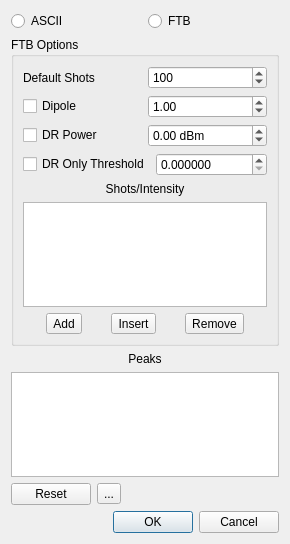
<?xml version="1.0" encoding="UTF-8"?>
<ui version="4.0">
 <class>PeakListExportDialog</class>
 <widget class="QDialog" name="PeakListExportDialog">
  <property name="geometry">
   <rect>
    <x>0</x>
    <y>0</y>
    <width>242</width>
    <height>544</height>
   </rect>
  </property>
  <property name="windowTitle">
   <string>Export Peak List</string>
  </property>
  <property name="windowIcon">
   <iconset resource="resources.qrc">
    <normaloff>:/icons/bc_logo_small.png</normaloff>:/icons/bc_logo_small.png</iconset>
  </property>
  <layout class="QVBoxLayout" name="verticalLayout_2">
   <item>
    <layout class="QHBoxLayout" name="horizontalLayout">
     <item>
      <widget class="QRadioButton" name="asciiRadioButton">
       <property name="text">
        <string>ASCII</string>
       </property>
      </widget>
     </item>
     <item>
      <widget class="QRadioButton" name="ftbRadioButton">
       <property name="text">
        <string>FTB</string>
       </property>
      </widget>
     </item>
    </layout>
   </item>
   <item>
    <widget class="QGroupBox" name="ftbOptionsBox">
     <property name="title">
      <string>FTB Options</string>
     </property>
     <layout class="QVBoxLayout" name="verticalLayout">
      <item>
       <layout class="QHBoxLayout" name="horizontalLayout_6">
        <item>
         <widget class="QLabel" name="label_3">
          <property name="text">
           <string>Default Shots</string>
          </property>
         </widget>
        </item>
        <item>
         <widget class="QSpinBox" name="defaultShotsSpinBox">
          <property name="toolTip">
           <string>&lt;html&gt;&lt;head/&gt;&lt;body&gt;&lt;p&gt;The number of shots to place into the ftb file for strong lines.&lt;/p&gt;&lt;p&gt;For weak lines, use the table below to set intensity thresholds for more shots.&lt;/p&gt;&lt;/body&gt;&lt;/html&gt;</string>
          </property>
          <property name="minimum">
           <number>1</number>
          </property>
          <property name="maximum">
           <number>100000000</number>
          </property>
          <property name="singleStep">
           <number>20</number>
          </property>
          <property name="value">
           <number>100</number>
          </property>
         </widget>
        </item>
       </layout>
      </item>
      <item>
       <layout class="QHBoxLayout" name="horizontalLayout_2">
        <item>
         <widget class="QCheckBox" name="dipoleCheckBox">
          <property name="text">
           <string>Dipole</string>
          </property>
         </widget>
        </item>
        <item>
         <widget class="QDoubleSpinBox" name="dipoleDoubleSpinBox">
          <property name="minimum">
           <double>0.010000000000000</double>
          </property>
          <property name="maximum">
           <double>10.000000000000000</double>
          </property>
          <property name="singleStep">
           <double>0.500000000000000</double>
          </property>
          <property name="value">
           <double>1.000000000000000</double>
          </property>
         </widget>
        </item>
       </layout>
      </item>
      <item>
       <layout class="QHBoxLayout" name="horizontalLayout_7">
        <item>
         <widget class="QCheckBox" name="drPowerCheckBox">
          <property name="text">
           <string>DR Power</string>
          </property>
         </widget>
        </item>
        <item>
         <widget class="QDoubleSpinBox" name="drPowerDoubleSpinBox">
          <property name="suffix">
           <string> dBm</string>
          </property>
          <property name="minimum">
           <double>-100.000000000000000</double>
          </property>
          <property name="maximum">
           <double>100.000000000000000</double>
          </property>
         </widget>
        </item>
       </layout>
      </item>
      <item>
       <layout class="QHBoxLayout" name="horizontalLayout_3">
        <item>
         <widget class="QCheckBox" name="drOnlyCheckBox">
          <property name="text">
           <string>DR Only Threshold</string>
          </property>
         </widget>
        </item>
        <item>
         <widget class="QDoubleSpinBox" name="drOnlyThreshSpinBox">
          <property name="decimals">
           <number>6</number>
          </property>
          <property name="maximum">
           <double>100000.000000000000000</double>
          </property>
         </widget>
        </item>
       </layout>
      </item>
      <item>
       <widget class="QLabel" name="label">
        <property name="text">
         <string>Shots/Intensity</string>
        </property>
        <property name="alignment">
         <set>Qt::AlignCenter</set>
        </property>
       </widget>
      </item>
      <item>
       <widget class="QTableView" name="shotsTableView">
        <property name="alternatingRowColors">
         <bool>true</bool>
        </property>
        <attribute name="verticalHeaderVisible">
         <bool>false</bool>
        </attribute>
       </widget>
      </item>
      <item>
       <layout class="QHBoxLayout" name="horizontalLayout_5">
        <item>
         <widget class="QToolButton" name="addShotButton">
          <property name="text">
           <string>Add</string>
          </property>
          <property name="icon">
           <iconset resource="resources.qrc">
            <normaloff>:/icons/plus.svg</normaloff>:/icons/plus.svg</iconset>
          </property>
          <property name="toolButtonStyle">
           <enum>Qt::ToolButtonTextBesideIcon</enum>
          </property>
         </widget>
        </item>
        <item>
         <widget class="QToolButton" name="insertShotButton">
          <property name="text">
           <string>Insert</string>
          </property>
          <property name="icon">
           <iconset resource="resources.qrc">
            <normaloff>:/icons/go-last.svg</normaloff>:/icons/go-last.svg</iconset>
          </property>
          <property name="toolButtonStyle">
           <enum>Qt::ToolButtonTextBesideIcon</enum>
          </property>
         </widget>
        </item>
        <item>
         <widget class="QToolButton" name="removeShotButton">
          <property name="text">
           <string>Remove</string>
          </property>
          <property name="icon">
           <iconset resource="resources.qrc">
            <normaloff>:/icons/minus.svg</normaloff>:/icons/minus.svg</iconset>
          </property>
          <property name="toolButtonStyle">
           <enum>Qt::ToolButtonTextBesideIcon</enum>
          </property>
         </widget>
        </item>
       </layout>
      </item>
     </layout>
     <zorder>label</zorder>
     <zorder>shotsTableView</zorder>
     <zorder>drOnlyCheckBox</zorder>
    </widget>
   </item>
   <item>
    <widget class="QLabel" name="label_2">
     <property name="text">
      <string>Peaks</string>
     </property>
     <property name="alignment">
      <set>Qt::AlignCenter</set>
     </property>
    </widget>
   </item>
   <item>
    <widget class="QTableView" name="peakListTableView">
     <property name="editTriggers">
      <set>QAbstractItemView::NoEditTriggers</set>
     </property>
     <property name="alternatingRowColors">
      <bool>true</bool>
     </property>
     <property name="selectionMode">
      <enum>QAbstractItemView::MultiSelection</enum>
     </property>
     <property name="selectionBehavior">
      <enum>QAbstractItemView::SelectRows</enum>
     </property>
    </widget>
   </item>
   <item>
    <layout class="QHBoxLayout" name="horizontalLayout_4">
     <item>
      <widget class="QPushButton" name="resetPeakListButton">
       <property name="text">
        <string>Reset</string>
       </property>
      </widget>
     </item>
     <item>
      <widget class="QToolButton" name="removePeakButton">
       <property name="text">
        <string>...</string>
       </property>
       <property name="icon">
        <iconset resource="resources.qrc">
         <normaloff>:/icons/remove.png</normaloff>:/icons/remove.png</iconset>
       </property>
      </widget>
     </item>
     <item>
      <spacer name="horizontalSpacer">
       <property name="orientation">
        <enum>Qt::Horizontal</enum>
       </property>
       <property name="sizeHint" stdset="0">
        <size>
         <width>40</width>
         <height>20</height>
        </size>
       </property>
      </spacer>
     </item>
    </layout>
   </item>
   <item>
    <widget class="QDialogButtonBox" name="buttonBox">
     <property name="orientation">
      <enum>Qt::Horizontal</enum>
     </property>
     <property name="standardButtons">
      <set>QDialogButtonBox::Cancel|QDialogButtonBox::Ok</set>
     </property>
    </widget>
   </item>
  </layout>
 </widget>
 <resources>
  <include location="resources.qrc"/>
 </resources>
 <connections>
  <connection>
   <sender>buttonBox</sender>
   <signal>accepted()</signal>
   <receiver>PeakListExportDialog</receiver>
   <slot>accept()</slot>
   <hints>
    <hint type="sourcelabel">
     <x>248</x>
     <y>254</y>
    </hint>
    <hint type="destinationlabel">
     <x>157</x>
     <y>274</y>
    </hint>
   </hints>
  </connection>
  <connection>
   <sender>buttonBox</sender>
   <signal>rejected()</signal>
   <receiver>PeakListExportDialog</receiver>
   <slot>reject()</slot>
   <hints>
    <hint type="sourcelabel">
     <x>316</x>
     <y>260</y>
    </hint>
    <hint type="destinationlabel">
     <x>286</x>
     <y>274</y>
    </hint>
   </hints>
  </connection>
 </connections>
</ui>
